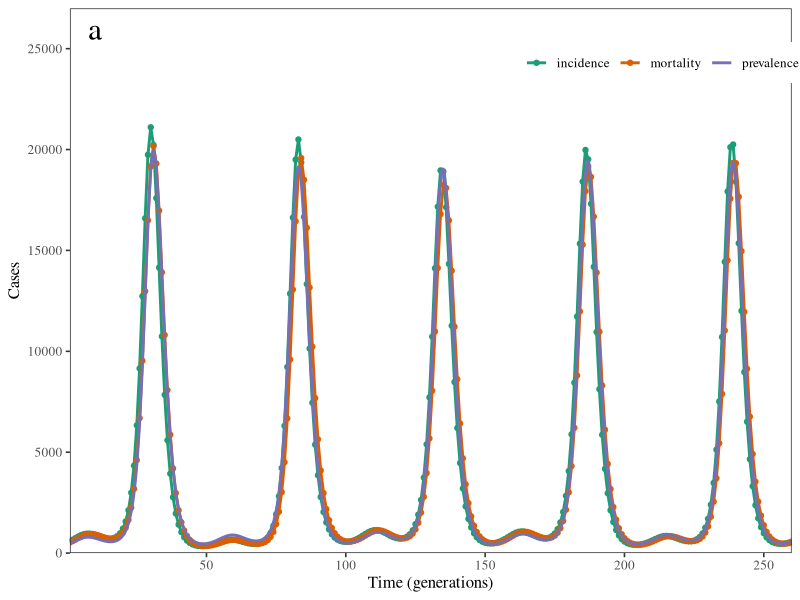
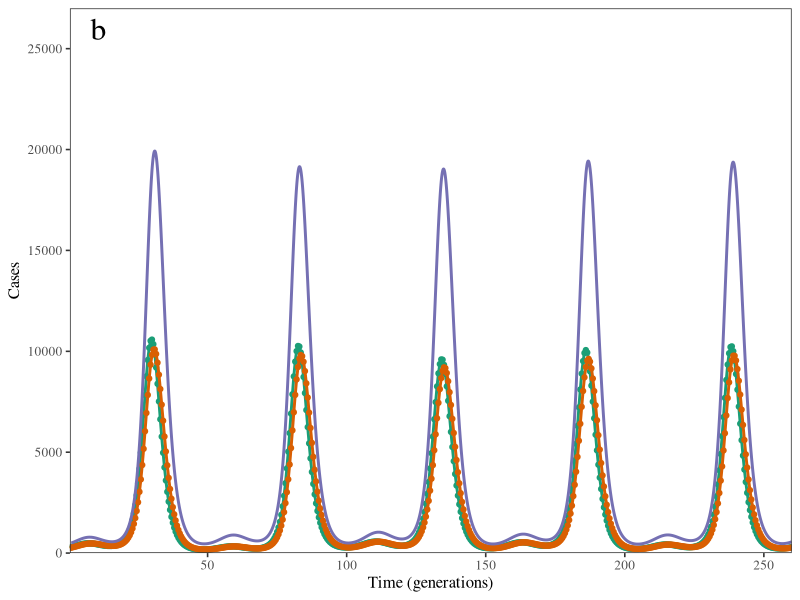

These figures' R source, in order:
library(gridExtra)
library(deSolve)
library(ggplot2); theme_set(theme_bw(base_size = 12,
									 base_family = "Times"))

if (.Platform$OS.type=="windows") {
	windowsFonts(Times=windowsFont("Times"))
} 

scale_colour_discrete <- function(...,palette="Dark2") scale_colour_brewer(...,palette=palette)
scale_fill_discrete <- function(...,palette="Dark2") scale_fill_brewer(...,palette=palette)

afun <- function(label,size=8) {
	annotate(geom="text",label=label,x=5,y=Inf,
			 ## http://stackoverflow.com/questions/20083700/how-to-have-annotated-text-style-to-inherit-from-theme-set-options
			 family= theme_get()$text[["family"]],
			 size=size,
			 vjust=1.5,hjust=-0.5)
	## vjust=0.98,hjust=0.02)
}

sir <- function(t, state, parameters) {
	with(as.list(c(state, parameters)), {
		beta <- b0 * (1 + b1 * cos(2 * pi * t/ 26))
		I <- exp(logI)
		dS <- mu * N - beta * S * I/N
		dlogI <- beta * S/N - gamma
		dR <- gamma * I
		dC <- beta * S * I/N
		list(c(dS, dlogI, dR, dC))
	})
}

params <- c(mu=1/(50*26), b0=500/26, b1=0.15, gamma=1, N=5e6)
yini <- c(S=0.05*5e6, logI=log(1e-4*5e6), R=0, C=0)
tvec <- seq(0, 260, by=1)
tvec2 <- seq(0, 260, by=0.5)
smooth_tvec <- seq(1, 260.01, by=0.01)

out <- as.data.frame(ode(yini, tvec, sir, params))
out2 <- as.data.frame(ode(yini, tvec2, sir, params))
out_smooth <- as.data.frame(ode(yini, smooth_tvec, sir, params))

incidence_data <- data.frame(
	time=1:260,
	incidence=diff(out$C)
)

incidence_data2 <- data.frame(
	time=seq(0.5, 260, by=0.5),
	incidence=diff(out2$C)
)

mortality_data <- data.frame(
	time=1:260,
	mortality=diff(out$R)
)

mortality_data2 <- data.frame(
	time=seq(0.5, 260, by=0.5),
	mortality=diff(out2$R)
)

g1 <- ggplot(incidence_data) +
	geom_point(aes(time, incidence, col="incidence")) +
	geom_line(aes(time, incidence, col="incidence"), lwd=1) +
	geom_point(data=mortality_data, aes(time, mortality, col="mortality")) +
	geom_line(data=mortality_data, aes(time, mortality, col="mortality"), lwd=1) +
	geom_line(data=out_smooth, aes(time, exp(logI), col="prevalence"), lwd=1) +
	scale_x_continuous("Time (generations)", expand=c(0,0)) +
	scale_y_continuous("Cases", limits=c(0, 2.7e4), expand=c(0,0)) +
	afun("a") +
	theme(
		legend.title = element_blank(),
		legend.position = c(1-0.18, 0.9),
		legend.direction="horizontal",
		panel.grid=element_blank()
	)

g2 <- ggplot(incidence_data2) +
	geom_point(aes(time, incidence, col="incidence")) +
	geom_line(aes(time, incidence, col="incidence"), lwd=1) +
	geom_point(data=mortality_data2, aes(time, mortality, col="mortality")) +
	geom_line(data=mortality_data2, aes(time, mortality, col="mortality"), lwd=1) +
	geom_line(data=out_smooth, aes(time, exp(logI), col="prevalence"), lwd=1) +
	scale_x_continuous("Time (generations)", expand=c(0,0)) +
	scale_y_continuous("Cases", limits=c(0, 2.7e4), expand=c(0,0)) +
	afun("b") +
	theme(
		legend.title = element_blank(),
		legend.position = "none",
		panel.grid=element_blank()
	)

gtot <- arrangeGrob(g1, g2, nrow=2)

ggsave("inc_prev_mort.pdf", gtot, width=8, height=6)
